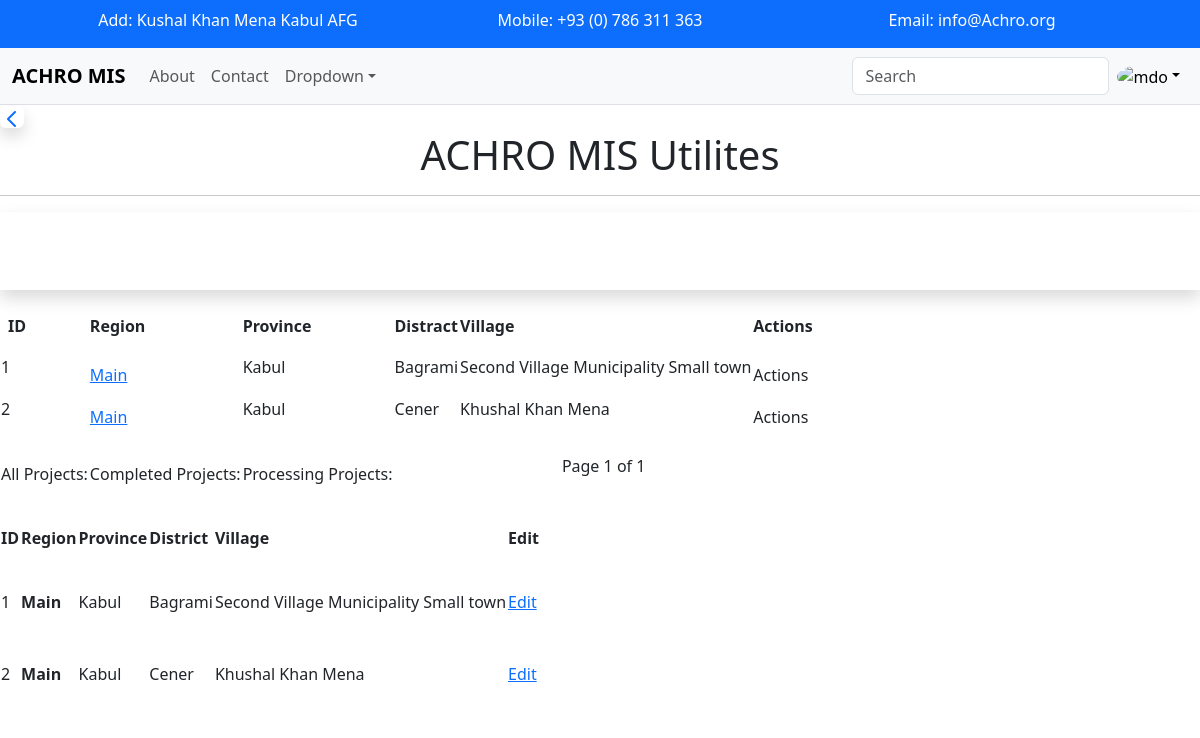
Before: /utility/ with the older database file.
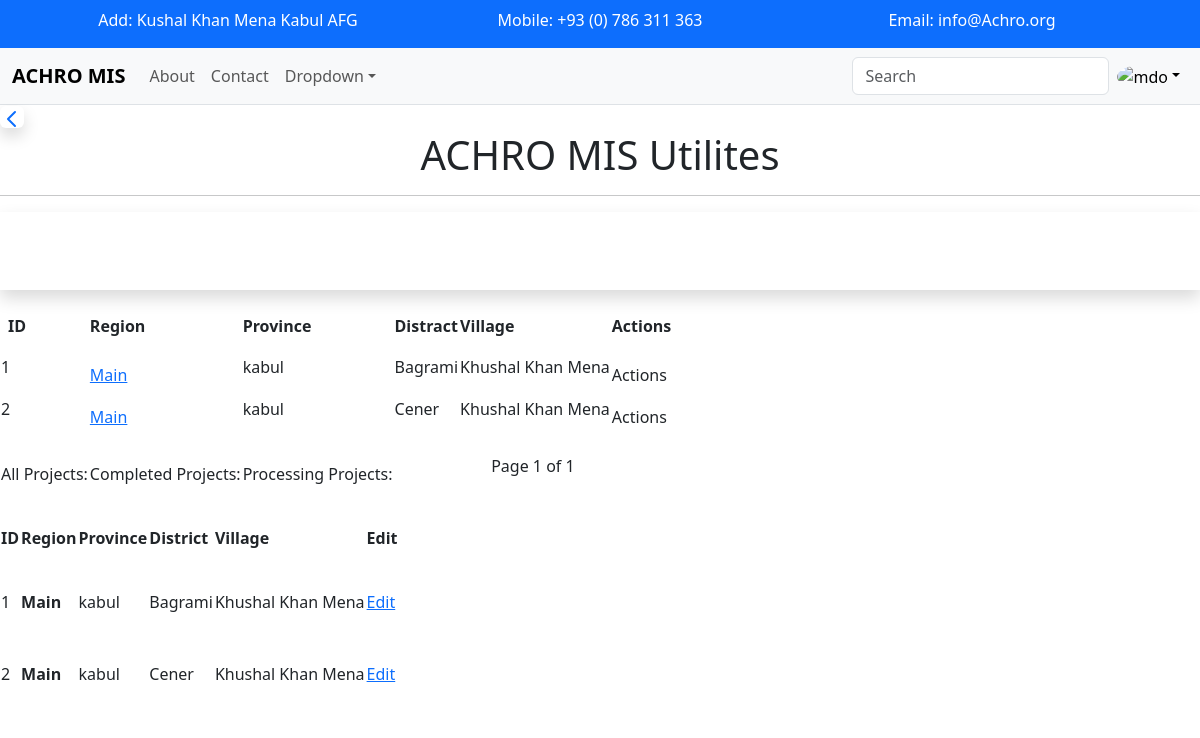
After: the same page with the newer database file.
### utility/models.py (models this page shows, shortened)
class Location(models.Model):
    region = models.CharField(max_length=150, verbose_name="Region")
    province = models.CharField(max_length=150, verbose_name="Province")
    district = models.CharField(max_length=150, verbose_name="District")
    village = models.CharField(max_length=200, verbose_name="Village")
    slug = models.SlugField(max_length=100, unique=True, verbose_name="slug")
    description = models.TextField(
        max_length=255, blank=True, null=True, verbose_name="Description"
    )
    class Meta:
        verbose_name = "Location"
        verbose_name_plural = "Locations"

### utility/views.py (the view)
# urls.py: path("", views.Utilties.as_view(), name="index"),
class Utilties(TemplateView):
    template_name = "utility/index.html"
    def get_context_data(self, **kwargs):
        context = super().get_context_data(**kwargs)
        locations = models.Location.objects.all()
        location_paginator = Paginator(locations, 5)
        page_number = self.request.GET.get("page")
        context["location_object"] = location_paginator.get_page(page_number)
        sector = models.Sector.objects.all()
        sector_paginator = Paginator(sector, 5)
        page_number = self.request.GET.get("page")
        context["sector_object"] = location_paginator.get_page(page_number)
        donor = models.Donor.objects.all()
        donor_paginator = Paginator(donor, 5)
        page_number = self.request.GET.get("page")
        context["donor_object"] = location_paginator.get_page(page_number)
        return context

### utility/templates/utility/index.html (shortened to what the changed rows need)
{% extends "base/main.html" %}
{% block content %}
  <div class="flex justify-start items-center px-10 py-10 bg-blue-300">
    <h1 class="text-capitalize text-blue-800 text-center text-xl md:text-2xl lg:text-4xl font-bold px-5">ACHRO MIS Utilites</h1>
    </div>
<div class="px-3 my-2 py-3 shadow bg-blue-600">
    <h2 class="text-xl font-bold text-white">Locations:</h2>
</div>
<table class="min-w-full divide-y divide-gray-200 overflow-x-auto px-2">
    <thead class="bg-gray-50">
        <tr>
            <th scope="col" class="px-2 py-3 text-left text-xs font-medium text-gray-500 uppercase tracking-wider">
                ID
            </th>
            <th scope="col" class="px-6 py-3 text-left text-xs font-medium text-gray-500 uppercase tracking-wider">
                Region
            </th>
            <th scope="col" class="px-6 py-3 text-left text-xs font-medium text-gray-500 uppercase tracking-wider">
                Province
            </th>
            <th scope="col" class="px-6 py-3 text-left text-xs font-medium text-gray-500 uppercase tracking-wider">
                Distract
            </th>
            <th scope="col" class="px-6 py-3 text-left text-xs font-medium text-gray-500 uppercase tracking-wider">
                Village
            </th>
            <th scope="col" class="px-6 py-3 text-left text-xs font-medium text-gray-500 uppercase tracking-wider">
                Actions
            </th>
        </tr>
    </thead>
    <tbody class="bg-white divide-y divide-gray-200">
      {% for loc in location_object %}
        <tr class="py-30">
          <td class="pl-3">
            <p>{{loc.id}}</p>
          </td>
            <td>
                <div class="text-sm text-gray-900 font-medium"> <a href="{% url "utility:locations" %}">{{loc.region | title }} </a></div>
            </td>
            <td>
                <p>{{loc.province}}</p>
            </td>
            <td>
                <p>{{loc.district}}</p>
            </td>
            <td>
                <p>{{loc.village}}</p>
            </td>
            <td>
                Actions
            </td>
        </tr>
        {% empty %}
            <p>No Location is availible.</p>
        {% endfor %}
    </tbody>
  </table>
<section class="px-20 mx-auto">
<div class="relative overflow-x-auto shadow-md sm:rounded-lg">
    <table class="w-full text-sm text-left rtl:text-right text-gray-500 dark:text-gray-400">
        <thead class="text-xs text-gray-700 uppercase bg-gray-50 dark:bg-gray-700 dark:text-gray-400">
            <tr>
                <th scope="col" class="px-6 py-3">
                    ID
                </th>
                <th scope="col" class="px-6 py-3">
                    Region
                </th>
                <th scope="col" class="px-6 py-3">
                    Province
                </th>
                <th scope="col" class="px-6 py-3">
                    District
                </th>
                <th scope="col" class="px-6 py-3">
                    Village
                </th>
                <th scope="col" class="px-6 py-3">
                    <span class="sr-only">Edit</span>
                </th>
            </tr>
        </thead>
        <tbody>
            {% for loc in location_object %}
            <tr class="bg-white border-b dark:bg-gray-800 dark:border-gray-700 hover:bg-gray-50 dark:hover:bg-gray-600">
                <td class="px-6 py-4">
                    {{loc.id}}
                </td>
                <th scope="row" class="px-6 py-4 font-medium text-gray-900 whitespace-nowrap">
                   {{loc.region}}
                </th>
                <td class="px-6 py-4">
                    {{loc.province}}
                </td>
                <td class="px-6 py-4">
                    {{loc.district}}
                </td>
                <td class="px-6 py-4">
                    {{loc.village}}
                </td>
                <td class="px-6 py-4 text-right">
                    <a href="#" class="font-medium text-blue-600 dark:text-blue-500 hover:underline">Edit</a>
                </td>
            </tr>
            {% empty %}
                <p>no item found.</p>
            {% endfor %}
        </tbody>
    </table>
</div>
</section>
{% endblock content %}

Changed rows visible on the page:
changed Location "Bagrami": province "Kabul" → "kabul"; village "Second Village Municipality Small town" → "Khushal Khan Mena"
changed Location "Cener": province "Kabul" → "kabul"
